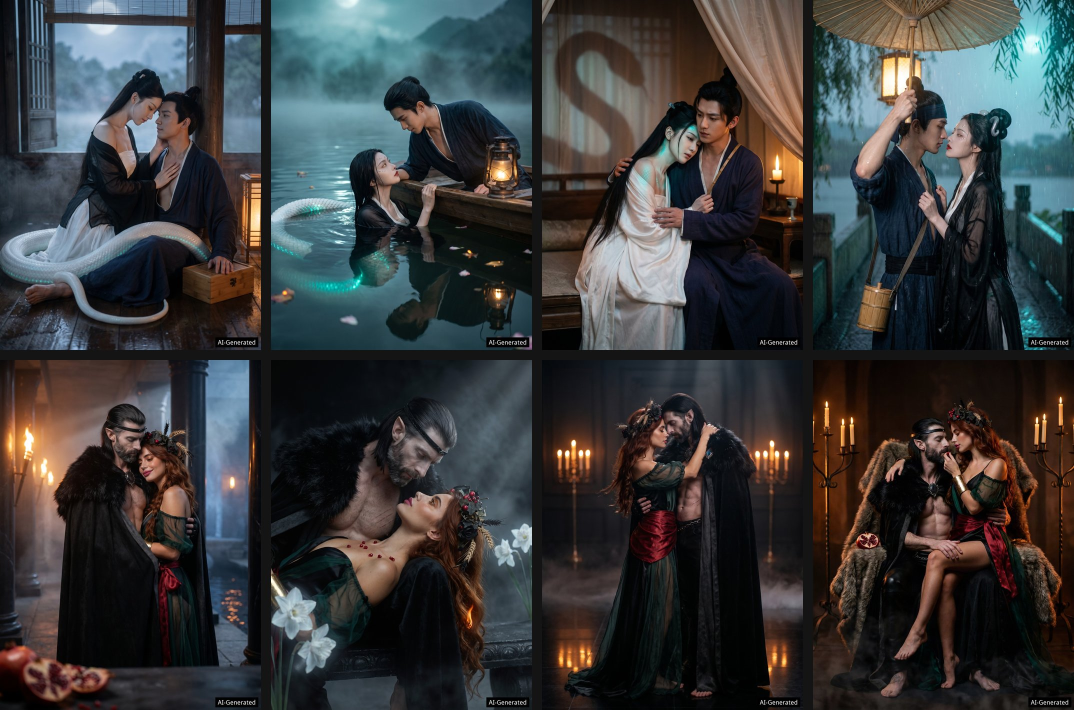
#> input picture ai-realistic-comic/library/samples/approved/01-grid.jpg, 2148 x 1420 px (shown at 1/2 size)
$ python -i semantic_undress.py   (imports and definitions only)
#> lines starting #> are read from the running program, lines starting #| are printed output that depends on the picture; after the words box and inside, x2 and y2 are one past the last pixel; in counts of white or black regions, pixels touching at a corner belong together
"""Semantic garment masks for the fox/centaur undress pipeline.

Pipeline (see docs/fox-centaur-semantic-undress.md):
  SegFormer B2 clothes + GroundingDINO/SAM garment parts
    -> subtract protected regions (face, hair, glasses, fox tails, horse body)
    -> optional torn-hole carving
    -> neutral pre-fill + Fooocus inpaint patch + Crop-and-Stitch (inpaint_crop.py)
    -> residual check: segment the result again and only repaint what is left.

This module is pure mask math plus ComfyUI graph builders. It does not talk to a
machine. Never point it at F34 or G09.
"""

from __future__ import annotations

import math
import random
from dataclasses import dataclass, field, replace

import numpy as np
from PIL import Image, ImageDraw, ImageFilter

SEGFORMER_NODE = "segformer_b2_clothes"
DINO_SAM_NODE = "GroundingDinoSAMSegment (segment anything)"
SAM_LOADER_NODE = "SAMModelLoader (segment anything)"
DINO_LOADER_NODE = "GroundingDinoModelLoader (segment anything)"
SAM_MODEL = "sam_vit_b (375MB)"
DINO_MODEL = "GroundingDINO_SwinT_OGC (694MB)"

# Input names of the real StartHua node. A True flag excludes the class from the output; the output
# image is white for background plus every class whose flag is False.
SEGFORMER_CLASSES = (
    "Face",
    "Hat",
    "Hair",
    "Upper_clothes",
    "Skirt",
    "Pants",
    "Dress",
    "Belt",
    "shoe",
    "leg",
    "arm",
    "Bag",
    "Scarf",
)
GARMENT_CLASSES = ("Upper_clothes", "Skirt", "Pants", "Dress", "Belt", "Scarf")

REQUIRED_NODES = (
    "INPAINT_LoadFooocusInpaint",
    "INPAINT_ApplyFooocusInpaint",
    "INPAINT_MaskedFill",
    "INPAINT_LoadInpaintModel",
    "INPAINT_InpaintWithModel",
    "InpaintModelConditioning",
    "DifferentialDiffusion",
    SEGFORMER_NODE,
    DINO_SAM_NODE,
    SAM_LOADER_NODE,
    DINO_LOADER_NODE,
)

BASE = (1024, 1536)


@dataclass(frozen=True)
class ActorPlan:
    """Per-actor semantic recipe. Boxes are in 1024x1536 plate coordinates."""

    actor: str
    garment_prompts: tuple[str, ...]
    protect_prompts: tuple[str, ...]
    roi: tuple[int, int, int, int]
    face_clear: tuple[int, int, int, int]
    use_segformer: bool = True
    # DINO prompts whose hits beat the horse-body protection (armor over the barrel).
    garment_wins_prompts: tuple[str, ...] = ()
    # Protect prompts only enforced below this y (plate coords). 0 = everywhere.
    horse_guard_y: int = 0
    horse_prompts: tuple[str, ...] = ()
    keep_top_frac: float = 0.0
    keep_bottom_frac: float = 0.0
    tear_fraction: float = 0.62
    # Rows (fraction of the garment's height) that must always carry a hole, so breasts and belly show.
    tear_anchors: tuple[float, ...] = ()
    # Remnant check after a nude pass: the original garment prompts also fire on bare skin, so the re-check
    # only trusts SegFormer plus these narrower prompts.
    residual_prompts: tuple[str, ...] = ()
    residual_wins_prompts: tuple[str, ...] = ()
    # SegFormer only counts within this many px of a DINO garment hit. 0 = trust SegFormer alone.
    segformer_support_px: int = 0
    # Always OR these plate boxes into the garment mask (collar / arm / waist metal that DINO under-hits).
    force_boxes: tuple[tuple[int, int, int, int], ...] = ()
    # DINO prompts whose hits get a hard dilate so half a bracer cannot sit outside the hole.
    expand_prompts: tuple[str, ...] = ()
    expand_px: int = 28
    # Final garment mask dilate after union/protect (try-on community: ~15–20 px to cover hems).
    mask_grow: int = 10


LIN = ActorPlan(
    actor="lin",
    garment_prompts=(
        "qipao",
        "cheongsam dress",
        "silk fabric skirt",
        "mandarin collar",
        "shoulder strap",
        "dress hem",
        "white cloth",
        "skirt panel",
    ),
    protect_prompts=("face", "hair", "fox tail", "high heel shoes"),
    residual_prompts=("silk cloth", "shoulder strap", "white cloth", "mandarin collar"),
    roi=(280, 255, 680, 1400),
    face_clear=(300, 10, 620, 300),
    keep_top_frac=0.07,
    keep_bottom_frac=0.40,
    tear_fraction=0.50,
    tear_anchors=(0.16, 0.30, 0.44),
    force_boxes=(
        (330, 275, 610, 395),   # mandarin collar / upper chest (raised to catch standing collar)
        (320, 360, 620, 700),   # torso dress panel (sheer print often survives)
        (300, 680, 560, 1200),  # skirt / hip cloth including right slit panel
        (280, 680, 420, 1250),  # left skirt panel beside the hip/leg
    ),
    expand_prompts=("mandarin collar", "shoulder strap", "skirt panel", "white cloth", "qipao", "cheongsam dress"),
    expand_px=28,
    mask_grow=24,
)

ELENA = ActorPlan(
    actor="elena",
    garment_prompts=(
        "breastplate",
        "pauldron",
        "vambrace",
        "gauntlet",
        "fauld",
        "gorget",
        "golden armor",
        "black glove",
        "gold bracer",
        "black cloth",
        "leather strap",
        "black sleeve",
        "arm guard",
        "choker",
    ),
    protect_prompts=("face", "hair", "glasses"),
    residual_prompts=("glove", "bracer", "armor plate", "choker", "strap", "black sleeve"),
    residual_wins_prompts=("glove", "bracer", "armor plate", "strap", "black sleeve"),
    roi=(60, 226, 560, 900),
    face_clear=(240, 10, 520, 224),
    use_segformer=True,
    segformer_support_px=40,
    garment_wins_prompts=(
        "breastplate", "pauldron", "vambrace", "gauntlet", "fauld", "gorget", "black glove", "gold bracer", "leather strap",
        "black sleeve", "arm guard", "choker",
    ),
    horse_guard_y=690,
    horse_prompts=("horse body", "horse tail"),
    keep_top_frac=0.0,
    keep_bottom_frac=0.10,
    tear_fraction=0.55,
    tear_anchors=(0.14, 0.34, 0.58),
    force_boxes=(
        (230, 220, 430, 300),   # choker / gorget (keep clear of horse barrel)
        (200, 280, 480, 560),   # breastplate / human torso
        (70, 260, 220, 640),    # left arm / glove / bracer
        (310, 260, 510, 640),   # right arm / pauldron / vambrace
        (190, 540, 460, 670),   # waist / fauld strictly above horse_guard_y
    ),
    expand_prompts=(
        "breastplate", "pauldron", "vambrace", "gauntlet", "fauld", "gorget",
        "black glove", "gold bracer", "black sleeve", "arm guard", "choker", "leather strap",
    ),
    expand_px=32,
    mask_grow=14,
)

PLANS = {"lin": LIN, "elena": ELENA}


# [28 lines left out: functions residual_plan, scale_box, not called in this run]


def to_bool(mask: Image.Image, threshold: int = 127) -> np.ndarray:
    return np.asarray(mask.convert("L")) > threshold


def to_image(arr: np.ndarray) -> Image.Image:
    return Image.fromarray((arr.astype(np.uint8)) * 255, mode="L")


# [10 lines left out: function union, not called in this run]


def dilate(arr: np.ndarray, pixels: int) -> np.ndarray:
    if pixels <= 0:
        return arr
    img = to_image(arr)
    remaining = pixels
    while remaining > 0:
        step = min(remaining, 6)
        img = img.filter(ImageFilter.MaxFilter(step * 2 + 1))
        remaining -= step
    return np.asarray(img) > 127


def erode(arr: np.ndarray, pixels: int) -> np.ndarray:
    if pixels <= 0:
        return arr
    img = to_image(arr)
    remaining = pixels
    while remaining > 0:
        step = min(remaining, 6)
        img = img.filter(ImageFilter.MinFilter(step * 2 + 1))
        remaining -= step
    return np.asarray(img) > 127


# [149 lines left out: functions box_array, drop_specks, build_garment_mask, residual_ratio, tear_mask, not called in this run]


def feather(arr: np.ndarray, radius: int = 8) -> Image.Image:
    return to_image(arr).filter(ImageFilter.GaussianBlur(radius=radius))


def edge_band(arr: np.ndarray, width: int = 14) -> np.ndarray:
    return dilate(arr, width) & ~erode(arr, width)


# [4 lines left out: function overlay, not called in this run]


SEGFORMER_GARMENT_SAVE = "4"
SEGFORMER_BACKGROUND_SAVE = "6"


# [19 lines left out: function segformer_graph, not called in this run]


def segformer_garment(with_classes: np.ndarray, background: np.ndarray) -> np.ndarray:
    return with_classes & ~background


# [32 lines left out: function dino_masks_graph, not called in this run]


def dino_save_ids(prompts: tuple[str, ...]) -> dict[str, str]:
    return {prompt: str(10 + i * 3 + 2) for i, prompt in enumerate(prompts)}


@dataclass
class MaskEvidence:
    segformer: np.ndarray | None = None
    garment: dict[str, np.ndarray] = field(default_factory=dict)
    protect: dict[str, np.ndarray] = field(default_factory=dict)
    horse: dict[str, np.ndarray] = field(default_factory=dict)


# [15 lines left out: functions all_dino_prompts, split_evidence, not called in this run]

>>> import cv2
>>> picture = cv2.imread('../../library/samples/approved/01-grid.jpg', cv2.IMREAD_GRAYSCALE)
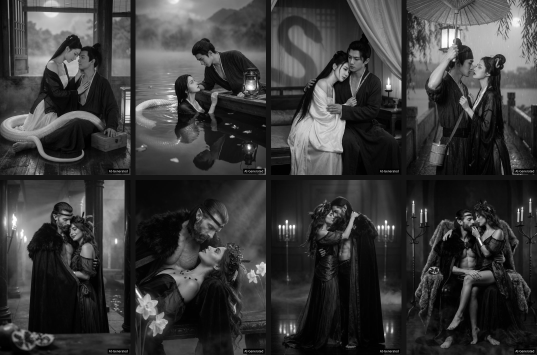
#> picture: shape (1420, 2148) (shown at 1/4 size); min 0, max 255, mean 58.6
>>> result = edge_band(picture)
#> after the loop in dilate, `while remaining > 0:`: remaining = 0
#> in dilate, `return np.asarray(img) > 127`:
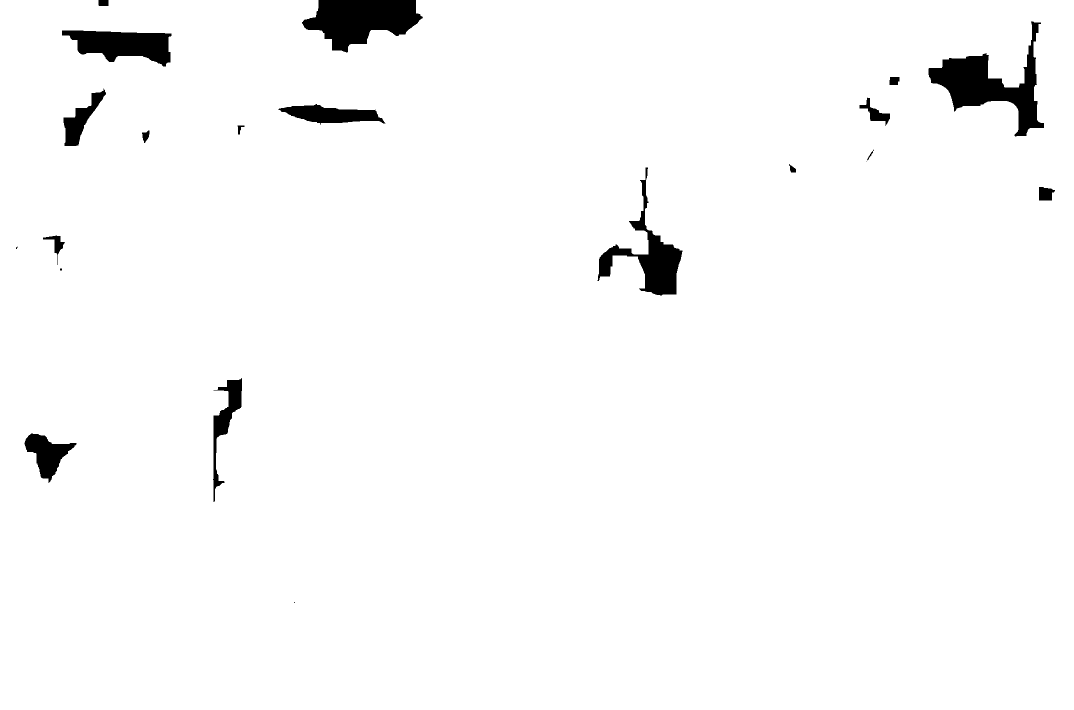
#> returned value: shape (1420, 2148) bool (shown at 1/2 size); 97.6% white; 21 black regions (4 under 20 px), largest, box (x1, y1, x2, y2) and area: (1857, 43, 2088, 273) 16907, (604, 0, 846, 105) 15618, (1195, 335, 1365, 591) 10594
#> the loop in erode, `while remaining > 0:` made 3 passes
#> pass 3, in erode, `img = img.filter(ImageFilter.MinFilter(step * 2 + 1))`:
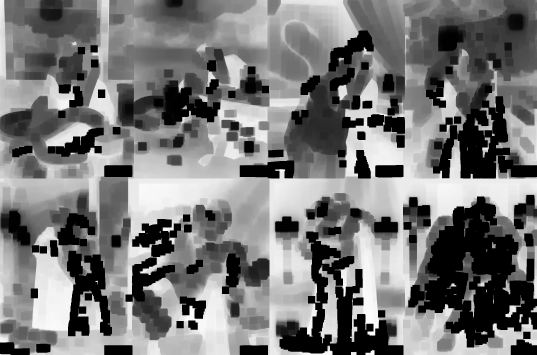
#> img: PIL image 2148x1420 L (shown at 1/4 size); min 0, max 254, mean 119.5
#> in erode, `return np.asarray(img) > 127`:
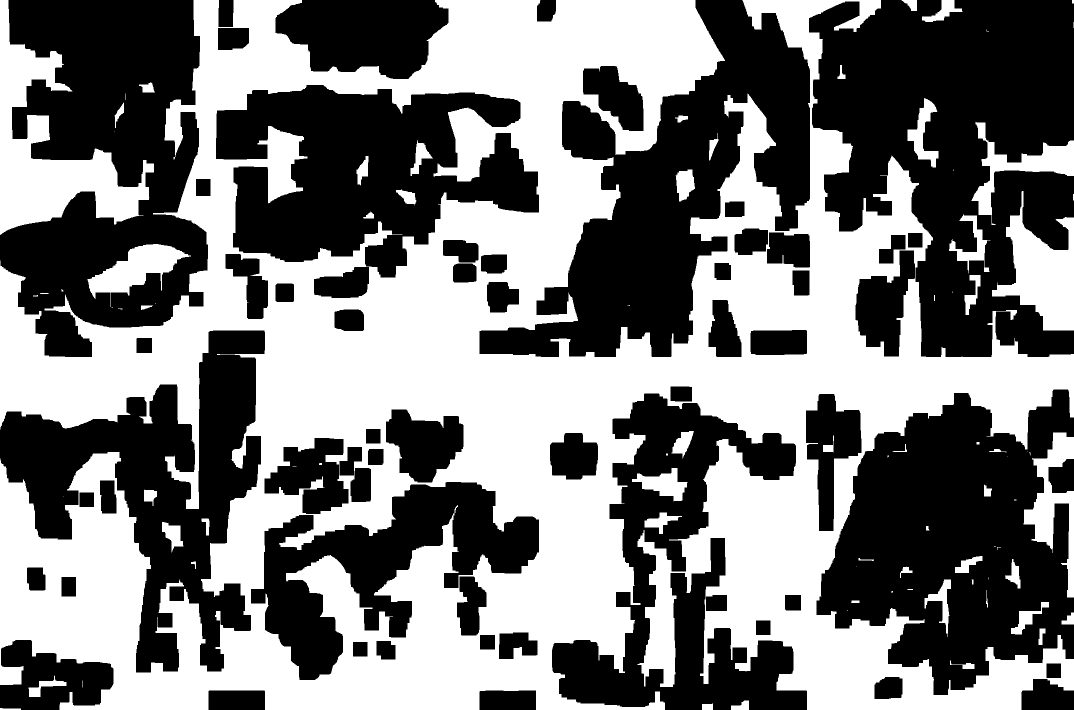
#> returned value: shape (1420, 2148) bool (shown at 1/2 size); 48.3% white; 84 white regions (26 under 20 px), largest, box (x1, y1, x2, y2) and area: (0, 0, 2148, 1420) 1338509, (0, 0, 308, 470) 49321, (1984, 382, 2148, 661) 21770
#> in edge_band, `return dilate(arr, width) & ~erode(arr, width)`:
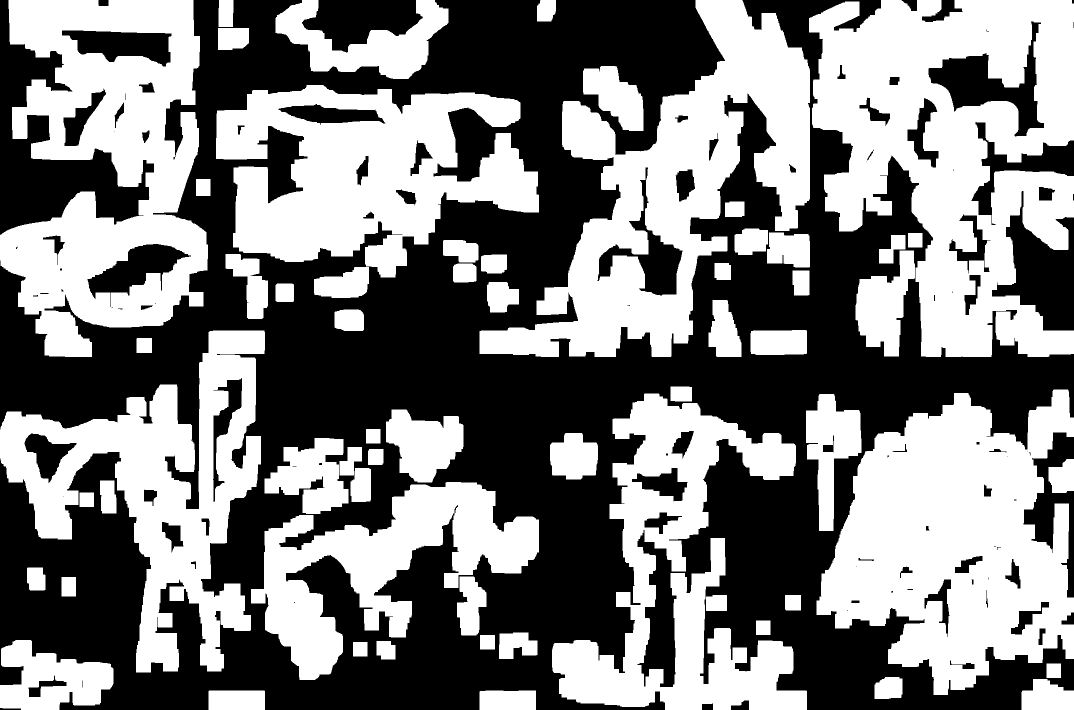
#> returned value: shape (1420, 2148) bool (shown at 1/2 size); 49.3% white; 61 white regions, largest, box (x1, y1, x2, y2) and area: (1618, 0, 2148, 714) 231833, (1633, 779, 2148, 1390) 198558, (959, 0, 1620, 714) 175151

$ run again, on ai-realistic-comic/library/samples/approved/02-rain-bridge.jpg
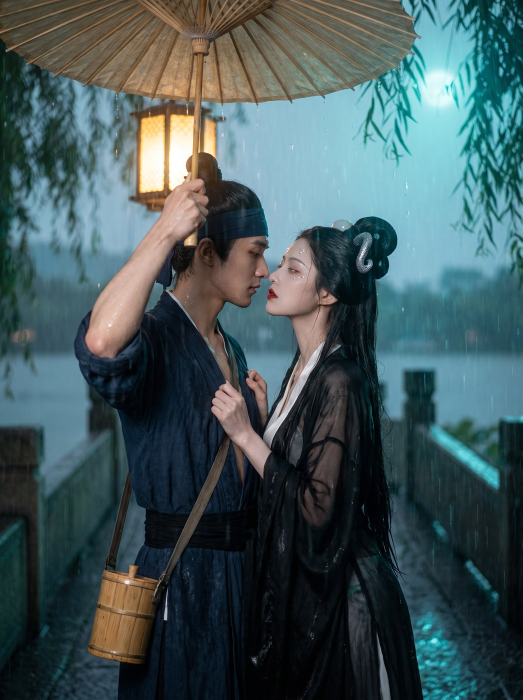
#> input picture ai-realistic-comic/library/samples/approved/02-rain-bridge.jpg, 1045 x 1400 px (shown at 1/2 size)
#> after the loop in dilate, `while remaining > 0:`: remaining = 0
#> in dilate, `return np.asarray(img) > 127`:
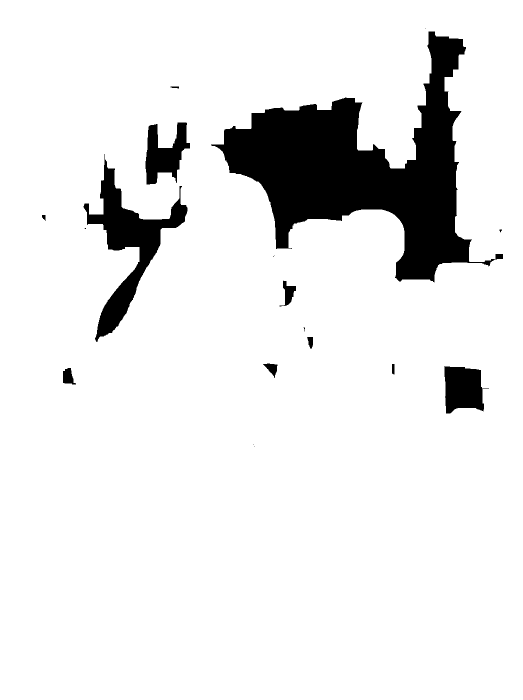
#> returned value: shape (1400, 1045) bool (shown at 1/2 size); 90.6% white; 18 black regions (7 under 20 px), largest, box (x1, y1, x2, y2) and area: (422, 63, 1006, 565) 103283, (167, 308, 375, 684) 19418, (889, 732, 978, 827) 6140
#> in edge_band, `return dilate(arr, width) & ~erode(arr, width)`:
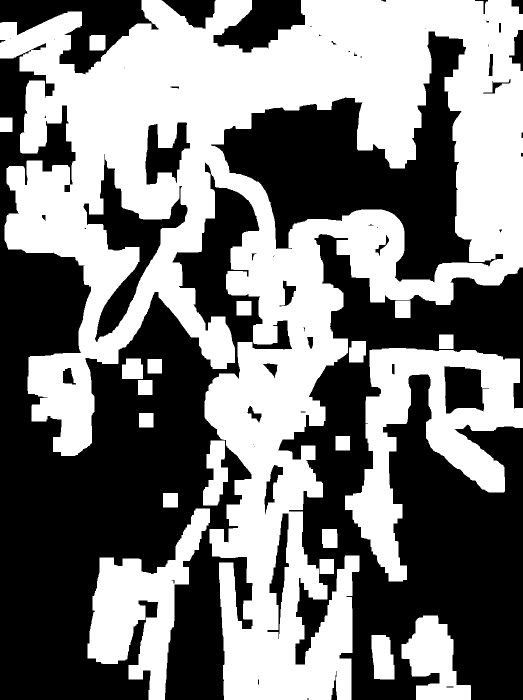
#> returned value: shape (1400, 1045) bool (shown at 1/2 size); 48.7% white; 20 white regions, largest, box (x1, y1, x2, y2) and area: (0, 0, 1045, 1400) 576447, (690, 696, 1045, 1163) 63341, (175, 1017, 420, 1400) 37728

$ run again, on ai-realistic-comic/library/samples/approved/03-standing-forehead.jpg
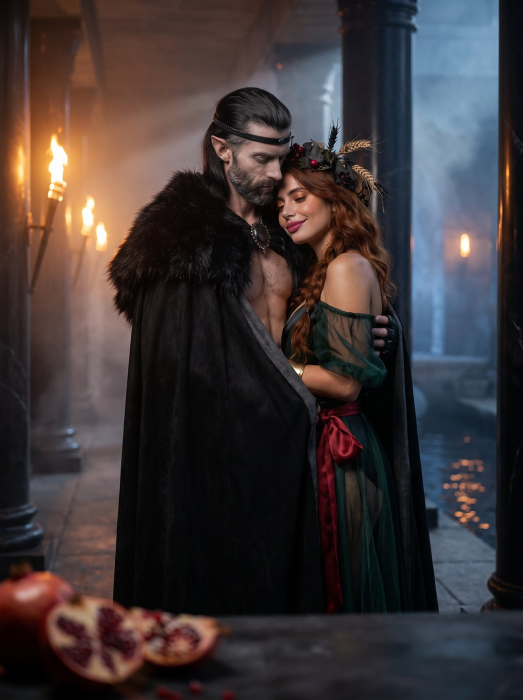
#> input picture ai-realistic-comic/library/samples/approved/03-standing-forehead.jpg, 1045 x 1400 px (shown at 1/2 size)
#> after the loop in dilate, `while remaining > 0:`: remaining = 0
#> in dilate, `return np.asarray(img) > 127`:
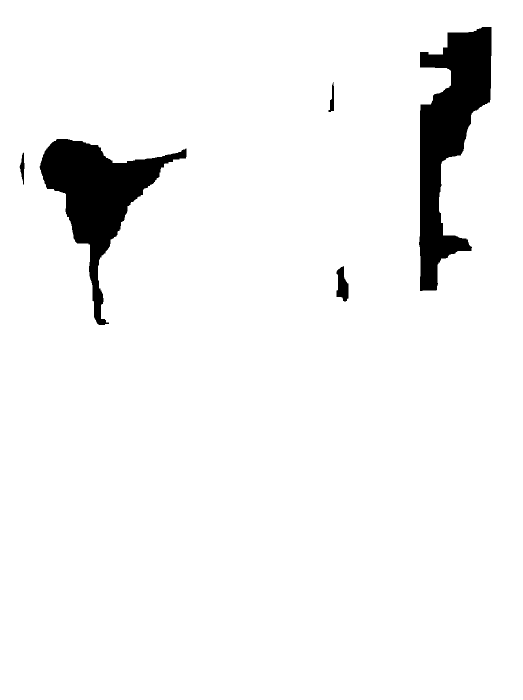
#> returned value: shape (1400, 1045) bool (shown at 1/2 size); 95% white; 5 black regions, box (x1, y1, x2, y2) and area: (838, 54, 983, 582) 37926, (79, 278, 373, 650) 33973, (673, 532, 697, 603) 1136, (39, 305, 49, 370) 327, (657, 164, 668, 224) 322
#> in edge_band, `return dilate(arr, width) & ~erode(arr, width)`:
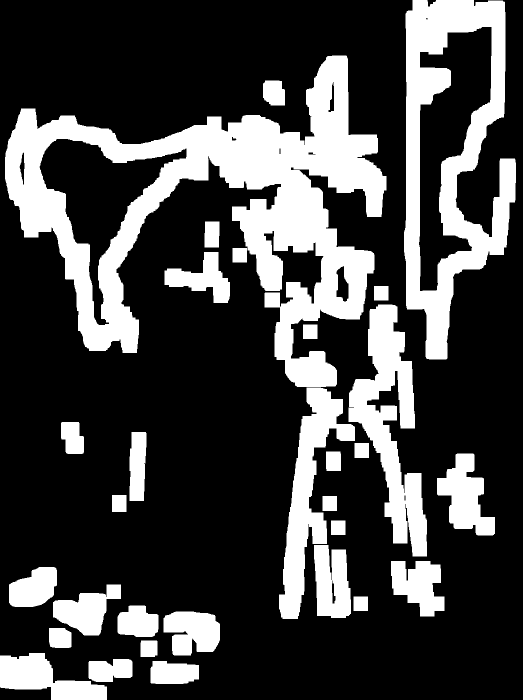
#> returned value: shape (1400, 1045) bool (shown at 1/2 size); 26.6% white; 30 white regions, largest, box (x1, y1, x2, y2) and area: (10, 111, 773, 774) 165712, (808, 0, 1032, 719) 69244, (697, 609, 854, 1113) 33211
